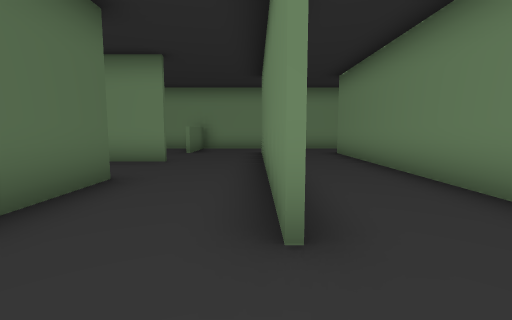
View 1 (above)

24 first-person views from a walk through a 3-D level made in the Unity game engine. The camera is 1.2 m above the floor, tilts 6° down and sees 85° across. The floor is counted in squares, 1.62 m on a side. Each view is taken from the middle of a square. On the plan, view 1 faces up. The plan holds only what a view shows up to about 10 squares ahead; the rest is blank. The player is left out.

View 2
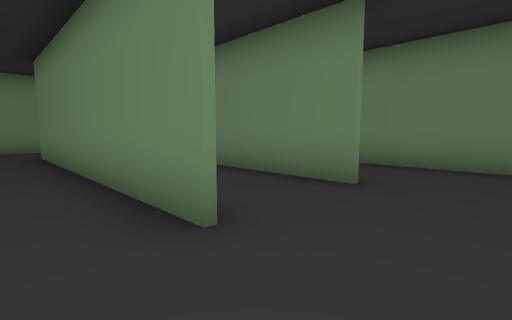

View 3
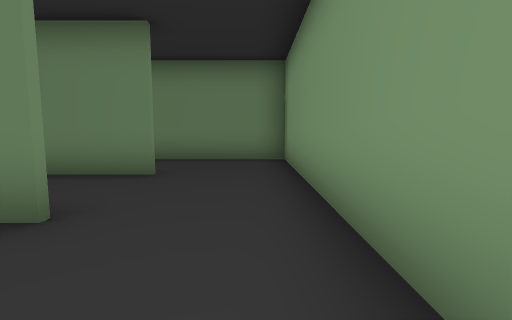

View 4
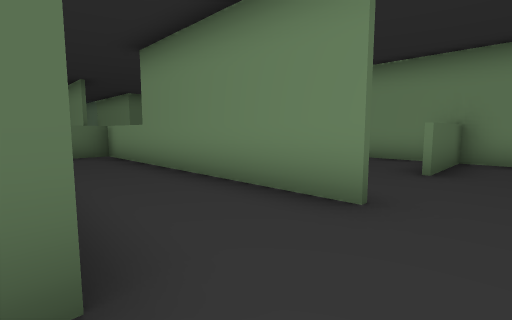

View 5
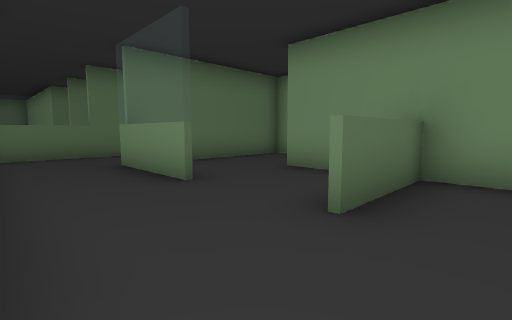

View 6
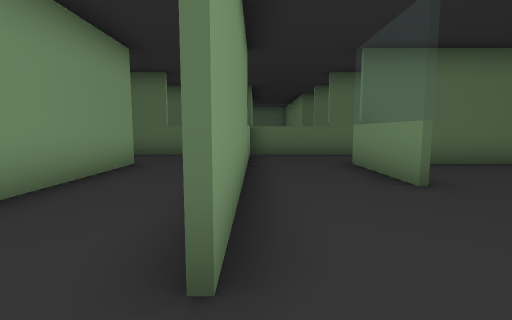

View 7
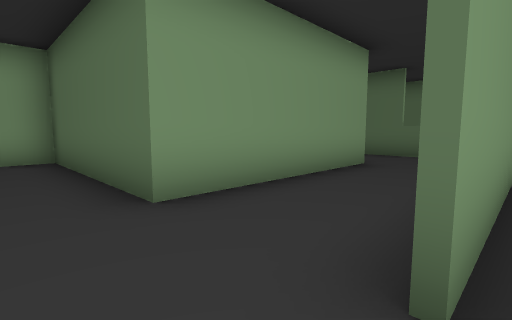

View 8
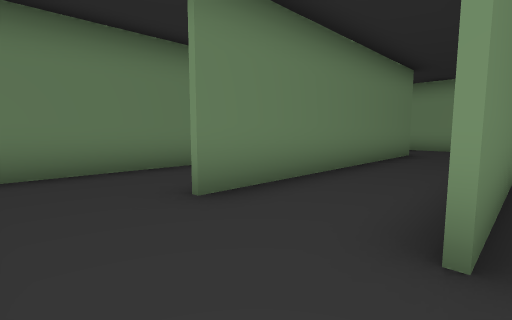

View 9
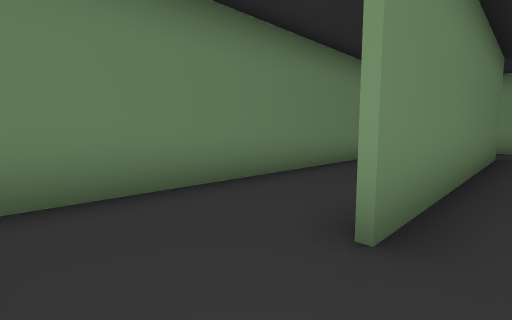

View 10
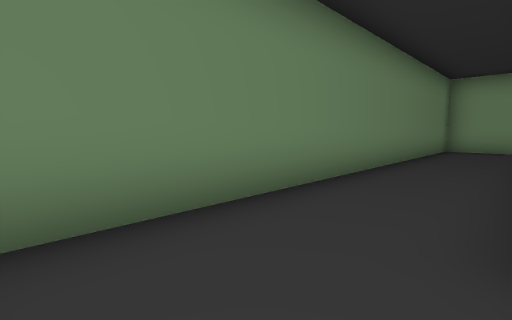

View 11
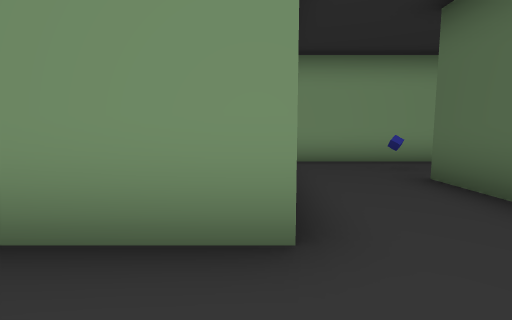

View 12
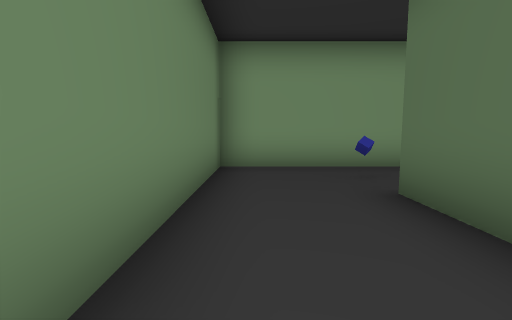

View 13
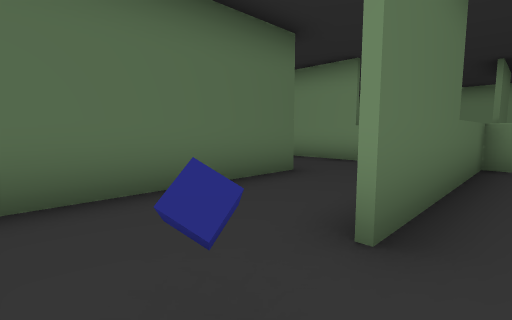

View 14
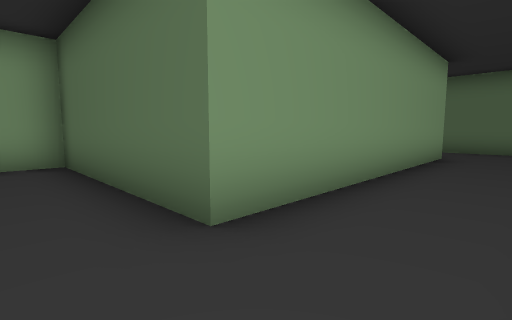

View 15
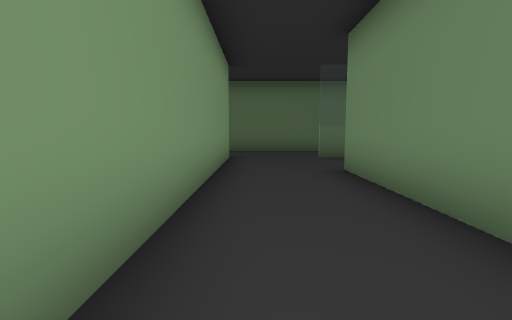

View 16
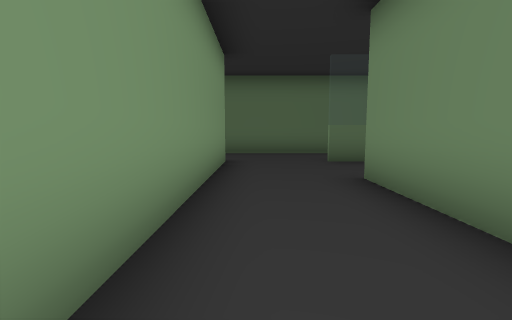

View 17
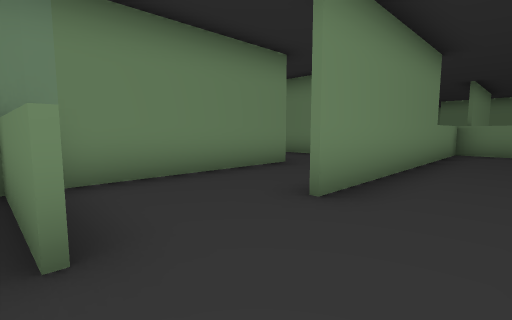

View 18
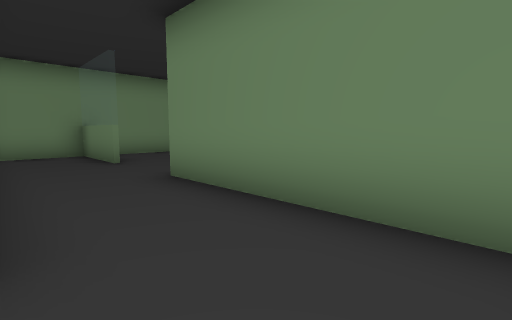

View 19
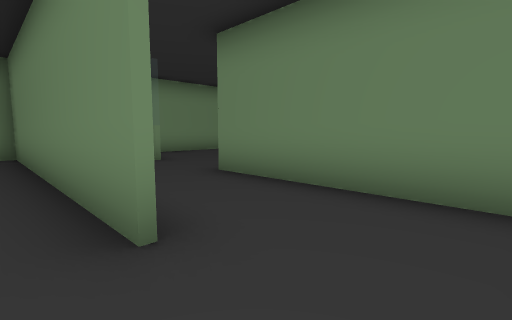

View 20
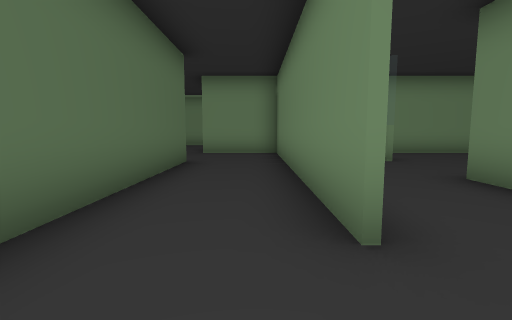

View 21
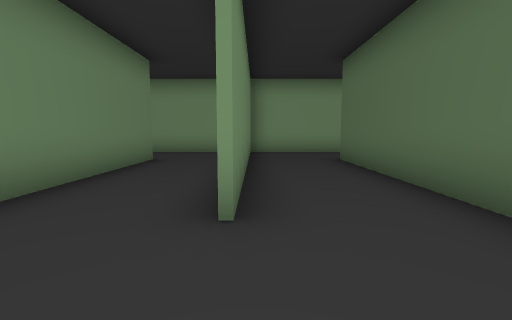

View 22
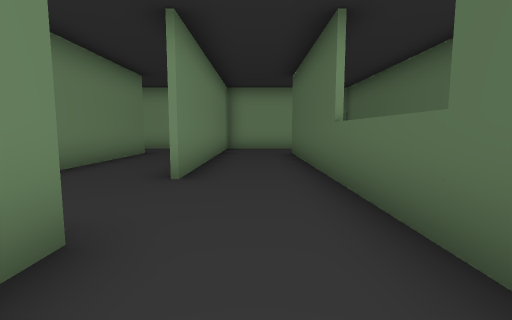

View 23
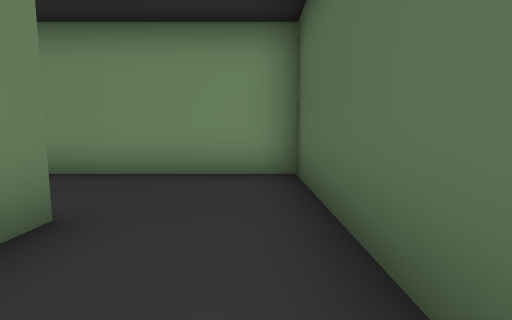

View 24
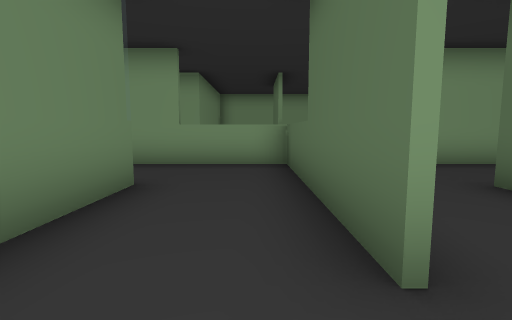

### Floor plan
Ten units are one square. View 1 is at (0, 0); x grows to the right and y downward. Boxes are objects, and circles mark ways between rooms. Rooms are numbered by the first view taken in them; rooms with no view inside come last. Other rooms are left out.
<svg viewBox="-285 -130 342 143">
<path fill="none" stroke="#000" d="M27 -16 27 -92M6 -117 -4 -117M-5 7 25 7M-98 -54 -98 -68 -76 -68M-122 -99 -122 -92M-73 -92 -73 -112M-97 -118 -97 -18M-198 -66 -198 -92M-21 -67 -174 -67M-197 -76 -197 -68M-199 -92 -216 -92M-198 0 -198 -43 -122 -43 -122 7 -73 7 -73 -43 -22 -43 -22 7 -5 7M2 -16 2 -75M-222 -86 -222 -38M-226 7 -204 7M25 7 52 7 52 -110M-247 -68 -247 8M-223 -16 -223 -92 -248 -92 -248 -98M-248 1 -248 -68M-272 -99 -272 -18M-280 7 -226 7M-46 -92 -73 -92M-22 -118 -22 -99M-4 -117 -48 -117M-72 -124 -72 -92M-76 -68 -21 -68M2 -75 2 -92M-148 -92 -199 -92M-144 -68 -130 -68M-123 -101 -123 -112"/>
<rect x="-105" y="-5" width="10" height="10" fill="#bbb"><title>other object</title></rect>
<circle cx="0" cy="-5" r="3" fill="#2a7"/>
<circle cx="30" cy="-105" r="3" fill="#2a7"/>
<circle cx="30" cy="-5" r="3" fill="#2a7"/>
<circle cx="0" cy="-105" r="3" fill="#2a7"/>
<circle cx="-220" cy="-5" r="3" fill="#2a7"/>
<circle cx="-15" cy="-70" r="3" fill="#2a7"/>
<circle cx="-80" cy="-80" r="3" fill="#2a7"/>
<circle cx="-120" cy="-85" r="3" fill="#2a7"/>
<circle cx="-185" cy="-70" r="3" fill="#2a7"/>
<text x="10" y="-60">1</text>
<text x="-110" y="-50">2</text>
<text x="40" y="-60">3</text>
<text x="-240" y="-50">4</text>
<text x="-40" y="-100">5</text>
<text x="-150" y="-90">6</text>
</svg>
Room 1 opens to room 2. Room 1 opens to room 3. Room 1 opens to room 5. Room 2 opens to room 4. Room 2 opens to room 5. Room 2 opens to room 6.

Where each view was taken, in squares from view 1:
view 1: 0 up, 0 right, facing up
view 2: 0 up, 1 left, facing up-right
view 3: 0 up, 2 left, facing right
view 4: 4 up, 1 left, facing up-left
view 5: 7 up, 1 left, facing up-left
view 6: 7 up, 1 left, facing left
view 7: 7 up, 1 left, facing down-left
view 8: 11 up, 0 right, facing down-right
view 9: 11 up, 2 right, facing down-right
view 10: 11 up, 3 right, facing down-right
view 11: 6 up, 7 left, facing down
view 12: 5 up, 8 left, facing down
view 13: 0 up, 9 left, facing up-left
view 14: 6 up, 11 left, facing down-left
view 15: 5 up, 12 left, facing left
view 16: 5 up, 13 left, facing left
view 17: 5 up, 20 left, facing up-right
view 18: 0 up, 22 left, facing up-right
view 19: 0 up, 23 left, facing up-right
view 20: 0 up, 23 left, facing up
view 21: 9 up, 25 left, facing down
view 22: 11 up, 26 left, facing down
view 23: 4 up, 24 left, facing down
view 24: 13 up, 9 left, facing down
